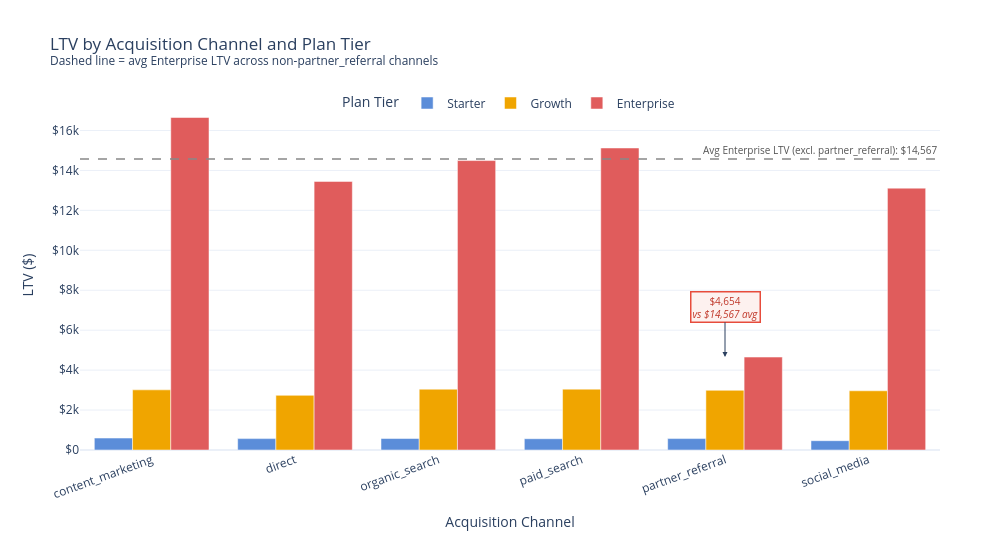

Notebook code for this chart:
### Markdown cell above
### Static Image Preview\n
\n
![](../outputs/fig_bubble.png)\n
\n

### Code cell
channels_ordered = sorted({s['channel'] for s in segments})

fig_grouped = go.Figure()
for plan in ['Starter', 'Growth', 'Enterprise']:
    plan_segs = {s['channel']: s for s in segments if s['plan'] == plan}
    ltv_vals  = [plan_segs[ch]['ltv'] if ch in plan_segs else 0
                 for ch in channels_ordered]
    fig_grouped.add_trace(go.Bar(
        name=plan, x=channels_ordered, y=ltv_vals,
        marker_color=PLAN_COLORS[plan],
        hovertemplate=f'<b>%{{x}}</b><br>{plan}<br>LTV: $%{{y:,.0f}}<extra></extra>',
    ))

fig_grouped.add_hline(
    y=avg_other_ent_ltv, line_dash='dash', line_color='#888', line_width=1.5,
    annotation_text=f'Avg Enterprise LTV (excl. partner_referral): ${avg_other_ent_ltv:,.0f}',
    annotation_position='top right',
    annotation_font=dict(size=10, color='#555'),
)
pr_idx = channels_ordered.index('partner_referral')
fig_grouped.add_annotation(
    x=pr_idx, y=pr_ent['ltv'], xref='x', yref='y',
    text=f"${pr_ent['ltv']:,.0f}<br><i>vs ${avg_other_ent_ltv:,.0f} avg</i>",
    showarrow=True, arrowhead=2, ax=0, ay=-50,
    font=dict(size=10, color='#c0392b'),
    bordercolor='#e74c3c', borderwidth=1.5, bgcolor='rgba(231,76,60,0.08)',
)
fig_grouped.update_layout(
    barmode='group',
    title=dict(
        text='LTV by Acquisition Channel and Plan Tier<br>'
             '<sup>Dashed line = avg Enterprise LTV across non-partner_referral channels</sup>',
    ),
    xaxis=dict(title='Acquisition Channel', tickangle=-20),
    yaxis=dict(title='LTV ($)', tickprefix='$', separatethousands=True),
    template='plotly_white', height=550, width=1000,
    margin=dict(l=80, r=60, t=100, b=100),
    legend=dict(title='Plan Tier', orientation='h',
                yanchor='bottom', y=0.95, xanchor='center', x=0.5),
)
fig_grouped.write_html(OUTPUT_DIR / 'ltv_cac_grouped.html', include_plotlyjs='cdn')
fig_grouped.show()
fig_grouped.write_image(OUTPUT_DIR / 'fig_grouped.png')

### Figure 1 — Plotly figure (JSON) as saved in the notebook; plotly's stock layout.template omitted (floating-point values rounded to 4 significant figures)
{"data": [{"hovertemplate": "<b>%{x}</b><br>Starter<br>LTV: $%{y:,.0f}<extra></extra>", "marker": {"color": "#5b8dd9"}, "name": "Starter", "type": "bar", "x": ["content_marketing", "direct", "organic_search", "paid_search", "partner_referral", "social_media"], "y": [598, 570, 575, 565, 572, 466]}, {"hovertemplate": "<b>%{x}</b><br>Growth<br>LTV: $%{y:,.0f}<extra></extra>", "marker": {"color": "#f0a500"}, "name": "Growth", "type": "bar", "x": ["content_marketing", "direct", "organic_search", "paid_search", "partner_referral", "social_media"], "y": [3012, 2737, 3045, 3048, 2989, 2965]}, {"hovertemplate": "<b>%{x}</b><br>Enterprise<br>LTV: $%{y:,.0f}<extra></extra>", "marker": {"color": "#e05c5c"}, "name": "Enterprise", "type": "bar", "x": ["content_marketing", "direct", "organic_search", "paid_search", "partner_referral", "social_media"], "y": [16651, 13451, 14494, 15125, 4654, 13114]}], "layout": {"annotations": [{"font": {"color": "#555", "size": 10}, "showarrow": false, "text": "Avg Enterprise LTV (excl. partner_referral): $14,567", "x": 1, "xanchor": "right", "xref": "x domain", "y": 14567, "yanchor": "bottom", "yref": "y"}, {"arrowhead": 2, "ax": 0, "ay": -50, "bgcolor": "rgba(231,76,60,0.08)", "bordercolor": "#e74c3c", "borderwidth": 1.5, "font": {"color": "#c0392b", "size": 10}, "showarrow": true, "text": "$4,654<br><i>vs $14,567 avg</i>", "x": 4, "xref": "x", "y": 4654, "yref": "y"}], "barmode": "group", "height": 550, "legend": {"orientation": "h", "title": {"text": "Plan Tier"}, "x": 0.5, "xanchor": "center", "y": 0.95, "yanchor": "bottom"}, "margin": {"b": 100, "l": 80, "r": 60, "t": 100}, "shapes": [{"line": {"color": "#888", "dash": "dash", "width": 1.5}, "type": "line", "x0": 0, "x1": 1, "xref": "x domain", "y0": 14567, "y1": 14567, "yref": "y"}], "title": {"text": "LTV by Acquisition Channel and Plan Tier<br><sup>Dashed line = avg Enterprise LTV across non-partner_referral channels</sup>"}, "width": 1000, "xaxis": {"tickangle": -20, "title": {"text": "Acquisition Channel"}}, "yaxis": {"separatethousands": true, "tickprefix": "$", "title": {"text": "LTV ($)"}}}}
